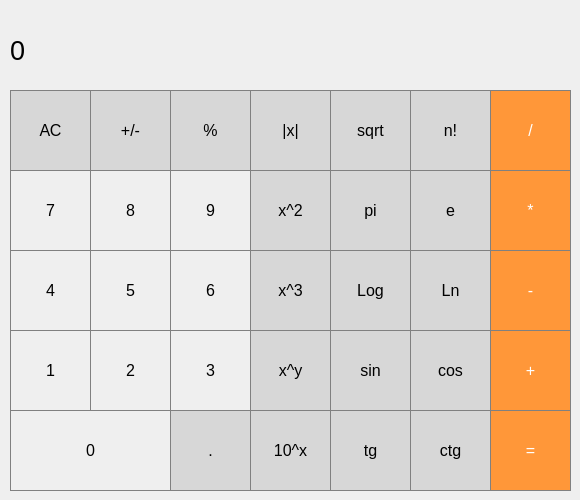
<?xml version="1.0" encoding="UTF-8"?>
<ui version="4.0">
 <class>MainWindow</class>
 <widget class="QMainWindow" name="MainWindow">
  <property name="geometry">
   <rect>
    <x>0</x>
    <y>0</y>
    <width>580</width>
    <height>500</height>
   </rect>
  </property>
  <property name="windowTitle">
   <string>MainWindow</string>
  </property>
  <widget class="QWidget" name="centralwidget">
   <widget class="QLabel" name="result_show">
    <property name="geometry">
     <rect>
      <x>10</x>
      <y>10</y>
      <width>561</width>
      <height>81</height>
     </rect>
    </property>
    <property name="font">
     <font>
      <pointsize>20</pointsize>
     </font>
    </property>
    <property name="styleSheet">
     <string notr="true">QLabel {
    qproperty-alignment: 'AlignVCenter | AlignRight';
    border: 1px solid gray;
}

background-color : white;</string>
    </property>
    <property name="text">
     <string>0</string>
    </property>
   </widget>
   <widget class="QPushButton" name="pushButton_AC">
    <property name="geometry">
     <rect>
      <x>10</x>
      <y>90</y>
      <width>81</width>
      <height>81</height>
     </rect>
    </property>
    <property name="font">
     <font>
      <pointsize>12</pointsize>
     </font>
    </property>
    <property name="styleSheet">
     <string notr="true">QPushButton {
  background-color: rgb(215, 215, 215);
  border: 1px solid gray;
}
QPushButton:pressed {
    background-color: qlineargradient(x1: 0, y1: 0, x2: 0, y2: 1,
                                      stop: 0 #BEBEBE, stop: 1 #D7D7D7);
}</string>
    </property>
    <property name="text">
     <string>АС</string>
    </property>
   </widget>
   <widget class="QPushButton" name="pushButton_plus_min">
    <property name="geometry">
     <rect>
      <x>90</x>
      <y>90</y>
      <width>81</width>
      <height>81</height>
     </rect>
    </property>
    <property name="font">
     <font>
      <pointsize>12</pointsize>
     </font>
    </property>
    <property name="styleSheet">
     <string notr="true">QPushButton {
  background-color: rgb(215, 215, 215);
  border: 1px solid gray;
}
QPushButton:pressed {
    background-color: qlineargradient(x1: 0, y1: 0, x2: 0, y2: 1,
                                      stop: 0 #BEBEBE, stop: 1 #D7D7D7);
}</string>
    </property>
    <property name="text">
     <string>+/-</string>
    </property>
   </widget>
   <widget class="QPushButton" name="pushButton_procent">
    <property name="geometry">
     <rect>
      <x>170</x>
      <y>90</y>
      <width>81</width>
      <height>81</height>
     </rect>
    </property>
    <property name="font">
     <font>
      <pointsize>12</pointsize>
     </font>
    </property>
    <property name="styleSheet">
     <string notr="true">QPushButton {
  background-color: rgb(215, 215, 215);
  border: 1px solid gray;
}
QPushButton:pressed {
    background-color: qlineargradient(x1: 0, y1: 0, x2: 0, y2: 1,
                                      stop: 0 #BEBEBE, stop: 1 #D7D7D7);
}</string>
    </property>
    <property name="text">
     <string>%</string>
    </property>
   </widget>
   <widget class="QPushButton" name="pushButton_del">
    <property name="geometry">
     <rect>
      <x>490</x>
      <y>90</y>
      <width>81</width>
      <height>81</height>
     </rect>
    </property>
    <property name="font">
     <font>
      <pointsize>12</pointsize>
     </font>
    </property>
    <property name="styleSheet">
     <string notr="true">QPushButton {
  background-color: rgb(255, 151, 57);
  color: white; 
  border: 1px solid gray;
}

QPushButton:pressed {
    background-color: qlineargradient(x1: 0, y1: 0, x2: 0, y2: 1,
                                      stop: 0 #FF7832, stop: 1 #FF9739);
}</string>
    </property>
    <property name="text">
     <string>/</string>
    </property>
   </widget>
   <widget class="QPushButton" name="pushButton_8">
    <property name="geometry">
     <rect>
      <x>90</x>
      <y>170</y>
      <width>81</width>
      <height>81</height>
     </rect>
    </property>
    <property name="font">
     <font>
      <pointsize>12</pointsize>
     </font>
    </property>
    <property name="styleSheet">
     <string notr="true">QPushButton {
   border: 1px solid gray;
}
QPushButton:pressed {
    background-color: qlineargradient(x1: 0, y1: 0, x2: 0, y2: 1,
                                      stop: 0 #dadbde, stop: 1 #f6f7fa);
}</string>
    </property>
    <property name="text">
     <string>8</string>
    </property>
   </widget>
   <widget class="QPushButton" name="pushButton_mult">
    <property name="geometry">
     <rect>
      <x>490</x>
      <y>170</y>
      <width>81</width>
      <height>81</height>
     </rect>
    </property>
    <property name="font">
     <font>
      <pointsize>12</pointsize>
     </font>
    </property>
    <property name="styleSheet">
     <string notr="true">QPushButton {
  background-color: rgb(255, 151, 57);
  color: white; 
  border: 1px solid gray;
}

QPushButton:pressed {
    background-color: qlineargradient(x1: 0, y1: 0, x2: 0, y2: 1,
                                      stop: 0 #FF7832, stop: 1 #FF9739);
}</string>
    </property>
    <property name="text">
     <string>*</string>
    </property>
   </widget>
   <widget class="QPushButton" name="pushButton_7">
    <property name="geometry">
     <rect>
      <x>10</x>
      <y>170</y>
      <width>81</width>
      <height>81</height>
     </rect>
    </property>
    <property name="font">
     <font>
      <pointsize>12</pointsize>
     </font>
    </property>
    <property name="styleSheet">
     <string notr="true">QPushButton {
   border: 1px solid gray;
}
QPushButton:pressed {
    background-color: qlineargradient(x1: 0, y1: 0, x2: 0, y2: 1,
                                      stop: 0 #dadbde, stop: 1 #f6f7fa);
}</string>
    </property>
    <property name="text">
     <string>7</string>
    </property>
   </widget>
   <widget class="QPushButton" name="pushButton_9">
    <property name="geometry">
     <rect>
      <x>170</x>
      <y>170</y>
      <width>81</width>
      <height>81</height>
     </rect>
    </property>
    <property name="font">
     <font>
      <pointsize>12</pointsize>
     </font>
    </property>
    <property name="styleSheet">
     <string notr="true">QPushButton {
   border: 1px solid gray;
}
QPushButton:pressed {
    background-color: qlineargradient(x1: 0, y1: 0, x2: 0, y2: 1,
                                      stop: 0 #dadbde, stop: 1 #f6f7fa);
}</string>
    </property>
    <property name="text">
     <string>9</string>
    </property>
   </widget>
   <widget class="QPushButton" name="pushButton_5">
    <property name="geometry">
     <rect>
      <x>90</x>
      <y>250</y>
      <width>81</width>
      <height>81</height>
     </rect>
    </property>
    <property name="font">
     <font>
      <pointsize>12</pointsize>
     </font>
    </property>
    <property name="styleSheet">
     <string notr="true">QPushButton {
   border: 1px solid gray;
}
QPushButton:pressed {
    background-color: qlineargradient(x1: 0, y1: 0, x2: 0, y2: 1,
                                      stop: 0 #dadbde, stop: 1 #f6f7fa);
}</string>
    </property>
    <property name="text">
     <string>5</string>
    </property>
   </widget>
   <widget class="QPushButton" name="pushButton_minus">
    <property name="geometry">
     <rect>
      <x>490</x>
      <y>250</y>
      <width>81</width>
      <height>81</height>
     </rect>
    </property>
    <property name="font">
     <font>
      <pointsize>12</pointsize>
     </font>
    </property>
    <property name="styleSheet">
     <string notr="true">QPushButton {
  background-color: rgb(255, 151, 57);
  color: white; 
  border: 1px solid gray;
}

QPushButton:pressed {
    background-color: qlineargradient(x1: 0, y1: 0, x2: 0, y2: 1,
                                      stop: 0 #FF7832, stop: 1 #FF9739);
}</string>
    </property>
    <property name="text">
     <string>-</string>
    </property>
   </widget>
   <widget class="QPushButton" name="pushButton_4">
    <property name="geometry">
     <rect>
      <x>10</x>
      <y>250</y>
      <width>81</width>
      <height>81</height>
     </rect>
    </property>
    <property name="font">
     <font>
      <pointsize>12</pointsize>
     </font>
    </property>
    <property name="styleSheet">
     <string notr="true">QPushButton {
   border: 1px solid gray;
}
QPushButton:pressed {
    background-color: qlineargradient(x1: 0, y1: 0, x2: 0, y2: 1,
                                      stop: 0 #dadbde, stop: 1 #f6f7fa);
}</string>
    </property>
    <property name="text">
     <string>4</string>
    </property>
   </widget>
   <widget class="QPushButton" name="pushButton_6">
    <property name="geometry">
     <rect>
      <x>170</x>
      <y>250</y>
      <width>81</width>
      <height>81</height>
     </rect>
    </property>
    <property name="font">
     <font>
      <pointsize>12</pointsize>
     </font>
    </property>
    <property name="styleSheet">
     <string notr="true">QPushButton {
   border: 1px solid gray;
}
QPushButton:pressed {
    background-color: qlineargradient(x1: 0, y1: 0, x2: 0, y2: 1,
                                      stop: 0 #dadbde, stop: 1 #f6f7fa);
}</string>
    </property>
    <property name="text">
     <string>6</string>
    </property>
   </widget>
   <widget class="QPushButton" name="pushButton_2">
    <property name="geometry">
     <rect>
      <x>90</x>
      <y>330</y>
      <width>81</width>
      <height>81</height>
     </rect>
    </property>
    <property name="font">
     <font>
      <pointsize>12</pointsize>
     </font>
    </property>
    <property name="styleSheet">
     <string notr="true">QPushButton {
   border: 1px solid gray;
}
QPushButton:pressed {
    background-color: qlineargradient(x1: 0, y1: 0, x2: 0, y2: 1,
                                      stop: 0 #dadbde, stop: 1 #f6f7fa);
}</string>
    </property>
    <property name="text">
     <string>2</string>
    </property>
   </widget>
   <widget class="QPushButton" name="pushButton_plus">
    <property name="geometry">
     <rect>
      <x>490</x>
      <y>330</y>
      <width>81</width>
      <height>81</height>
     </rect>
    </property>
    <property name="font">
     <font>
      <pointsize>12</pointsize>
     </font>
    </property>
    <property name="styleSheet">
     <string notr="true">QPushButton {
  background-color: rgb(255, 151, 57);
  color: white; 
  border: 1px solid gray;
}

QPushButton:pressed {
    background-color: qlineargradient(x1: 0, y1: 0, x2: 0, y2: 1,
                                      stop: 0 #FF7832, stop: 1 #FF9739);
}</string>
    </property>
    <property name="text">
     <string>+</string>
    </property>
   </widget>
   <widget class="QPushButton" name="pushButton_1">
    <property name="geometry">
     <rect>
      <x>10</x>
      <y>330</y>
      <width>81</width>
      <height>81</height>
     </rect>
    </property>
    <property name="font">
     <font>
      <pointsize>12</pointsize>
     </font>
    </property>
    <property name="styleSheet">
     <string notr="true">QPushButton {
   border: 1px solid gray;
}
QPushButton:pressed {
    background-color: qlineargradient(x1: 0, y1: 0, x2: 0, y2: 1,
                                      stop: 0 #dadbde, stop: 1 #f6f7fa);
}</string>
    </property>
    <property name="text">
     <string>1</string>
    </property>
   </widget>
   <widget class="QPushButton" name="pushButton_3">
    <property name="geometry">
     <rect>
      <x>170</x>
      <y>330</y>
      <width>81</width>
      <height>81</height>
     </rect>
    </property>
    <property name="font">
     <font>
      <pointsize>12</pointsize>
     </font>
    </property>
    <property name="styleSheet">
     <string notr="true">QPushButton {
   border: 1px solid gray;
}
QPushButton:pressed {
    background-color: qlineargradient(x1: 0, y1: 0, x2: 0, y2: 1,
                                      stop: 0 #dadbde, stop: 1 #f6f7fa);
}</string>
    </property>
    <property name="text">
     <string>3</string>
    </property>
   </widget>
   <widget class="QPushButton" name="pushButton_equal">
    <property name="geometry">
     <rect>
      <x>490</x>
      <y>410</y>
      <width>81</width>
      <height>81</height>
     </rect>
    </property>
    <property name="font">
     <font>
      <pointsize>12</pointsize>
     </font>
    </property>
    <property name="styleSheet">
     <string notr="true">QPushButton {
  background-color: rgb(255, 151, 57);
  color: white; 
  border: 1px solid gray;
}

QPushButton:pressed {
    background-color: qlineargradient(x1: 0, y1: 0, x2: 0, y2: 1,
                                      stop: 0 #FF7832, stop: 1 #FF9739);
}</string>
    </property>
    <property name="text">
     <string>=</string>
    </property>
   </widget>
   <widget class="QPushButton" name="pushButton_0">
    <property name="geometry">
     <rect>
      <x>10</x>
      <y>410</y>
      <width>161</width>
      <height>81</height>
     </rect>
    </property>
    <property name="font">
     <font>
      <pointsize>12</pointsize>
     </font>
    </property>
    <property name="styleSheet">
     <string notr="true">QPushButton {
   border: 1px solid gray;
}
QPushButton:pressed {
    background-color: qlineargradient(x1: 0, y1: 0, x2: 0, y2: 1,
                                      stop: 0 #dadbde, stop: 1 #f6f7fa);
}

</string>
    </property>
    <property name="text">
     <string>0</string>
    </property>
   </widget>
   <widget class="QPushButton" name="pushButton_dot">
    <property name="geometry">
     <rect>
      <x>170</x>
      <y>410</y>
      <width>81</width>
      <height>81</height>
     </rect>
    </property>
    <property name="font">
     <font>
      <pointsize>12</pointsize>
     </font>
    </property>
    <property name="styleSheet">
     <string notr="true">QPushButton {
  background-color: rgb(215, 215, 215);
  border: 1px solid gray;
}
QPushButton:pressed {
    background-color: qlineargradient(x1: 0, y1: 0, x2: 0, y2: 1,
                                      stop: 0 #BEBEBE, stop: 1 #D7D7D7);
}</string>
    </property>
    <property name="text">
     <string>.</string>
    </property>
   </widget>
   <widget class="QPushButton" name="pushButton_sqrt">
    <property name="geometry">
     <rect>
      <x>330</x>
      <y>90</y>
      <width>81</width>
      <height>81</height>
     </rect>
    </property>
    <property name="font">
     <font>
      <pointsize>12</pointsize>
     </font>
    </property>
    <property name="styleSheet">
     <string notr="true">QPushButton {
  background-color: rgb(215, 215, 215);
  border: 1px solid gray;
}
QPushButton:pressed {
    background-color: qlineargradient(x1: 0, y1: 0, x2: 0, y2: 1,
                                      stop: 0 #BEBEBE, stop: 1 #D7D7D7);
}</string>
    </property>
    <property name="text">
     <string>sqrt</string>
    </property>
   </widget>
   <widget class="QPushButton" name="pushButton_x2">
    <property name="geometry">
     <rect>
      <x>250</x>
      <y>170</y>
      <width>81</width>
      <height>81</height>
     </rect>
    </property>
    <property name="font">
     <font>
      <pointsize>12</pointsize>
     </font>
    </property>
    <property name="styleSheet">
     <string notr="true">QPushButton {
  background-color: rgb(215, 215, 215);
  border: 1px solid gray;
}
QPushButton:pressed {
    background-color: qlineargradient(x1: 0, y1: 0, x2: 0, y2: 1,
                                      stop: 0 #BEBEBE, stop: 1 #D7D7D7);
}</string>
    </property>
    <property name="text">
     <string>x^2</string>
    </property>
   </widget>
   <widget class="QPushButton" name="pushButton_x3">
    <property name="geometry">
     <rect>
      <x>250</x>
      <y>250</y>
      <width>81</width>
      <height>81</height>
     </rect>
    </property>
    <property name="font">
     <font>
      <pointsize>12</pointsize>
     </font>
    </property>
    <property name="styleSheet">
     <string notr="true">QPushButton {
  background-color: rgb(215, 215, 215);
  border: 1px solid gray;
}
QPushButton:pressed {
    background-color: qlineargradient(x1: 0, y1: 0, x2: 0, y2: 1,
                                      stop: 0 #BEBEBE, stop: 1 #D7D7D7);
}</string>
    </property>
    <property name="text">
     <string>x^3</string>
    </property>
   </widget>
   <widget class="QPushButton" name="pushButton_xy">
    <property name="geometry">
     <rect>
      <x>250</x>
      <y>330</y>
      <width>81</width>
      <height>81</height>
     </rect>
    </property>
    <property name="font">
     <font>
      <pointsize>12</pointsize>
     </font>
    </property>
    <property name="styleSheet">
     <string notr="true">QPushButton {
  background-color: rgb(215, 215, 215);
  border: 1px solid gray;
}
QPushButton:pressed {
    background-color: qlineargradient(x1: 0, y1: 0, x2: 0, y2: 1,
                                      stop: 0 #BEBEBE, stop: 1 #D7D7D7);
}</string>
    </property>
    <property name="text">
     <string>x^y</string>
    </property>
   </widget>
   <widget class="QPushButton" name="pushButton_log">
    <property name="geometry">
     <rect>
      <x>330</x>
      <y>250</y>
      <width>81</width>
      <height>81</height>
     </rect>
    </property>
    <property name="font">
     <font>
      <pointsize>12</pointsize>
     </font>
    </property>
    <property name="styleSheet">
     <string notr="true">QPushButton {
  background-color: rgb(215, 215, 215);
  border: 1px solid gray;
}
QPushButton:pressed {
    background-color: qlineargradient(x1: 0, y1: 0, x2: 0, y2: 1,
                                      stop: 0 #BEBEBE, stop: 1 #D7D7D7);
}</string>
    </property>
    <property name="text">
     <string>Log</string>
    </property>
   </widget>
   <widget class="QPushButton" name="pushButton_ln">
    <property name="geometry">
     <rect>
      <x>410</x>
      <y>250</y>
      <width>81</width>
      <height>81</height>
     </rect>
    </property>
    <property name="font">
     <font>
      <pointsize>12</pointsize>
     </font>
    </property>
    <property name="styleSheet">
     <string notr="true">QPushButton {
  background-color: rgb(215, 215, 215);
  border: 1px solid gray;
}
QPushButton:pressed {
    background-color: qlineargradient(x1: 0, y1: 0, x2: 0, y2: 1,
                                      stop: 0 #BEBEBE, stop: 1 #D7D7D7);
}</string>
    </property>
    <property name="text">
     <string>Ln</string>
    </property>
   </widget>
   <widget class="QPushButton" name="pushButton_10x">
    <property name="geometry">
     <rect>
      <x>250</x>
      <y>410</y>
      <width>81</width>
      <height>81</height>
     </rect>
    </property>
    <property name="font">
     <font>
      <pointsize>12</pointsize>
     </font>
    </property>
    <property name="styleSheet">
     <string notr="true">QPushButton {
  background-color: rgb(215, 215, 215);
  border: 1px solid gray;
}
QPushButton:pressed {
    background-color: qlineargradient(x1: 0, y1: 0, x2: 0, y2: 1,
                                      stop: 0 #BEBEBE, stop: 1 #D7D7D7);
}</string>
    </property>
    <property name="text">
     <string>10^x</string>
    </property>
   </widget>
   <widget class="QPushButton" name="pushButton_sin">
    <property name="geometry">
     <rect>
      <x>330</x>
      <y>330</y>
      <width>81</width>
      <height>81</height>
     </rect>
    </property>
    <property name="font">
     <font>
      <pointsize>12</pointsize>
     </font>
    </property>
    <property name="styleSheet">
     <string notr="true">QPushButton {
  background-color: rgb(215, 215, 215);
  border: 1px solid gray;
}
QPushButton:pressed {
    background-color: qlineargradient(x1: 0, y1: 0, x2: 0, y2: 1,
                                      stop: 0 #BEBEBE, stop: 1 #D7D7D7);
}</string>
    </property>
    <property name="text">
     <string>sin</string>
    </property>
   </widget>
   <widget class="QPushButton" name="pushButton_cos">
    <property name="geometry">
     <rect>
      <x>410</x>
      <y>330</y>
      <width>81</width>
      <height>81</height>
     </rect>
    </property>
    <property name="font">
     <font>
      <pointsize>12</pointsize>
     </font>
    </property>
    <property name="styleSheet">
     <string notr="true">QPushButton {
  background-color: rgb(215, 215, 215);
  border: 1px solid gray;
}
QPushButton:pressed {
    background-color: qlineargradient(x1: 0, y1: 0, x2: 0, y2: 1,
                                      stop: 0 #BEBEBE, stop: 1 #D7D7D7);
}</string>
    </property>
    <property name="text">
     <string>cos</string>
    </property>
   </widget>
   <widget class="QPushButton" name="pushButton_tg">
    <property name="geometry">
     <rect>
      <x>330</x>
      <y>410</y>
      <width>81</width>
      <height>81</height>
     </rect>
    </property>
    <property name="font">
     <font>
      <pointsize>12</pointsize>
     </font>
    </property>
    <property name="styleSheet">
     <string notr="true">QPushButton {
  background-color: rgb(215, 215, 215);
  border: 1px solid gray;
}
QPushButton:pressed {
    background-color: qlineargradient(x1: 0, y1: 0, x2: 0, y2: 1,
                                      stop: 0 #BEBEBE, stop: 1 #D7D7D7);
}</string>
    </property>
    <property name="text">
     <string>tg</string>
    </property>
   </widget>
   <widget class="QPushButton" name="pushButton_ctg">
    <property name="geometry">
     <rect>
      <x>410</x>
      <y>410</y>
      <width>81</width>
      <height>81</height>
     </rect>
    </property>
    <property name="font">
     <font>
      <pointsize>12</pointsize>
     </font>
    </property>
    <property name="styleSheet">
     <string notr="true">QPushButton {
  background-color: rgb(215, 215, 215);
  border: 1px solid gray;
}
QPushButton:pressed {
    background-color: qlineargradient(x1: 0, y1: 0, x2: 0, y2: 1,
                                      stop: 0 #BEBEBE, stop: 1 #D7D7D7);
}</string>
    </property>
    <property name="text">
     <string>ctg</string>
    </property>
   </widget>
   <widget class="QPushButton" name="pushButton_pi">
    <property name="geometry">
     <rect>
      <x>330</x>
      <y>170</y>
      <width>81</width>
      <height>81</height>
     </rect>
    </property>
    <property name="font">
     <font>
      <pointsize>12</pointsize>
     </font>
    </property>
    <property name="styleSheet">
     <string notr="true">QPushButton {
  background-color: rgb(215, 215, 215);
  border: 1px solid gray;
}
QPushButton:pressed {
    background-color: qlineargradient(x1: 0, y1: 0, x2: 0, y2: 1,
                                      stop: 0 #BEBEBE, stop: 1 #D7D7D7);
}</string>
    </property>
    <property name="text">
     <string>pi</string>
    </property>
   </widget>
   <widget class="QPushButton" name="pushButton_modul">
    <property name="geometry">
     <rect>
      <x>250</x>
      <y>90</y>
      <width>81</width>
      <height>81</height>
     </rect>
    </property>
    <property name="font">
     <font>
      <pointsize>12</pointsize>
     </font>
    </property>
    <property name="styleSheet">
     <string notr="true">QPushButton {
  background-color: rgb(215, 215, 215);
  border: 1px solid gray;
}
QPushButton:pressed {
    background-color: qlineargradient(x1: 0, y1: 0, x2: 0, y2: 1,
                                      stop: 0 #BEBEBE, stop: 1 #D7D7D7);
}</string>
    </property>
    <property name="text">
     <string>|x|</string>
    </property>
   </widget>
   <widget class="QPushButton" name="pushButton_factor">
    <property name="geometry">
     <rect>
      <x>410</x>
      <y>90</y>
      <width>81</width>
      <height>81</height>
     </rect>
    </property>
    <property name="font">
     <font>
      <pointsize>12</pointsize>
     </font>
    </property>
    <property name="styleSheet">
     <string notr="true">QPushButton {
  background-color: rgb(215, 215, 215);
  border: 1px solid gray;
}
QPushButton:pressed {
    background-color: qlineargradient(x1: 0, y1: 0, x2: 0, y2: 1,
                                      stop: 0 #BEBEBE, stop: 1 #D7D7D7);
}</string>
    </property>
    <property name="text">
     <string>n!</string>
    </property>
   </widget>
   <widget class="QPushButton" name="pushButton_e">
    <property name="geometry">
     <rect>
      <x>410</x>
      <y>170</y>
      <width>81</width>
      <height>81</height>
     </rect>
    </property>
    <property name="font">
     <font>
      <pointsize>12</pointsize>
     </font>
    </property>
    <property name="styleSheet">
     <string notr="true">QPushButton {
  background-color: rgb(215, 215, 215);
  border: 1px solid gray;
}
QPushButton:pressed {
    background-color: qlineargradient(x1: 0, y1: 0, x2: 0, y2: 1,
                                      stop: 0 #BEBEBE, stop: 1 #D7D7D7);
}</string>
    </property>
    <property name="text">
     <string>e</string>
    </property>
   </widget>
  </widget>
 </widget>
 <resources/>
 <connections/>
</ui>
